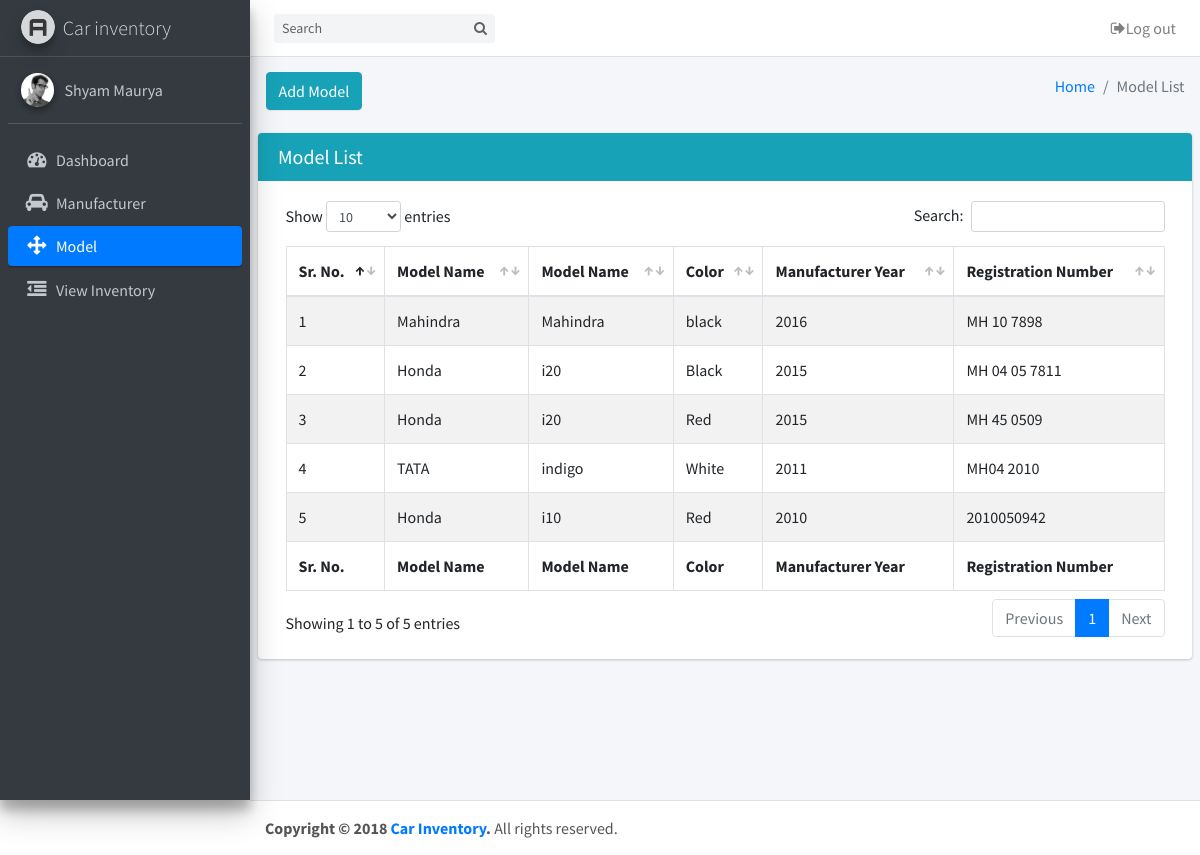
The page /model_list.php (signed in) on the database its author committed.
### tables this page shows
CREATE TABLE `sm_car_models` (
  `ModelId` int(11) NOT NULL,
  `MfId` int(11) NOT NULL,
  `ModelName` varchar(255) NOT NULL,
  `Color` varchar(50) NOT NULL,
  `MfYear` varchar(50) NOT NULL,
  `RegistrationNumber` varchar(50) NOT NULL,
  `Note` text NOT NULL,
  `Img1` varchar(255) NOT NULL,
  `Img2` varchar(50) NOT NULL,
  `IsActive` int(11) NOT NULL COMMENT '1 for active 0 for sold',
  `CreatedBy` int(11) NOT NULL,
  `CreatedOn` datetime NOT NULL,
  `RevisedBy` int(11) NOT NULL,
  `RevisedOn` datetime NOT NULL
);

CREATE TABLE `sm_manufacturer` (
  `MfId` int(11) NOT NULL,
  `Manufacturer` varchar(255) NOT NULL,
  `IsActive` int(11) NOT NULL DEFAULT '1' COMMENT '0 for block 1 for Active',
  `CreatedBy` int(11) NOT NULL,
  `CreatedOn` datetime NOT NULL,
  `RevisedBy` int(11) NOT NULL,
  `RevisedOn` datetime NOT NULL
);

### classes/model.php (called while the page is built, shortened)
<?php
require_once 'config.php';
class Model{
    function getAllModel() {
        global $conn;
        $arr_records = array();
        $sql = "SELECT sm_car_models.*,sm_manufacturer.Manufacturer as ManufacturerName FROM `sm_car_models` JOIN sm_manufacturer ON sm_manufacturer.MfId=sm_car_models.MfId  ORDER BY ModelId DESC ";
        $result = $conn->query($sql);
        $count = $result->rowCount();
        if (($result) && (($count) > 0)) {
            while ($row = $result->fetch(PDO::FETCH_ASSOC)) {
                $arr_records[] = $row;
            }
        }
        return $arr_records;
    }
}
?>

### model_list.php (the view, shortened to what this page needs)
<?php
$objMod = new Model();
$modelArr = $objMod->getAllModel();
?>
<!DOCTYPE html>
<html>
<head>
  <link rel="stylesheet" href="https://maxcdn.bootstrapcdn.com/font-awesome/4.4.0/css/font-awesome.min.css">
  <link rel="stylesheet" href="https://code.ionicframework.com/ionicons/2.0.1/css/ionicons.min.css">
  <link rel="stylesheet" href="plugins/datatables/dataTables.bootstrap4.min.css">
  <link rel="stylesheet" href="dist/css/adminlte.min.css">
</head>
<body class="hold-transition sidebar-mini">
<div class="wrapper">
 <?php include_once('include/head.php');?>
 <?php include_once('include/sidebar.php'); ?>
  <div class="content-wrapper">
    <section class="content-header">
      <div class="container-fluid">
        <div class="row mb-2">
          <div class="col-sm-6">
        <a type="button" class="btn btn-info" href="add_model.php">Add Model</a>
          </div>
          <div class="col-sm-6">
            <ol class="breadcrumb float-sm-right">
              <li class="breadcrumb-item"><a href="index.php">Home</a></li>
              <li class="breadcrumb-item active">Model List</li>
            </ol>
          </div>
        </div>
      </div>
    </section>
    <section class="content">
      <div class="row">
        <div class="col-12">
            <div class="card card-info">
            <div class="card-header">
              <h3 class="card-title"> Model List</h3>
            </div>
            <div class="card-body">
              <table id="example1" class="table table-bordered table-striped">
                <thead>
                <tr>
                  <th>Sr. No.</th>
                  <th>Model Name</th>
                  <th>Model Name</th>
                  <th>Color </th>
                  <th>Manufacturer Year</th>
                  <th>Registration Number</th>
                </tr>
                </thead>
                <tbody>
                  <?php
                      $cnt=0;
                      foreach($modelArr as $key=>$val){
                        $cnt++;
                        ?>
                        <tr role="row" <?php if($cnt%2!=0){ echo "class="."odd";} else{ echo "class="."even";}?>>
                        <td><?php print $cnt;?></td>
                         <td><?php print $val['ManufacturerName'];?></td>
                        <td><?php print $val['ModelName'];?></td>
                         <td><?php print $val['Color'];?></td>
                        <td><?php print $val['MfYear'];?></td>
                         <td><?php print $val['RegistrationNumber'];?></td>
                        <?php
                      }?>
                </tbody>
                <tfoot>
                <tr>
                  <th>Sr. No.</th>
                  <th>Model Name</th>
                  <th>Model Name</th>
                  <th>Color </th>
                  <th>Manufacturer Year</th>
                  <th>Registration Number</th>
                </tr>
                </tfoot>
              </table>
            </div>
          </div>
        </div>
      </div>
    </section>
  </div>
<?php include_once('include/footer.php');?>
</div>
</body>
</html>

### rows shown on the page
sm_car_models: MfId.Manufacturer "Mahindra", ModelName "Mahindra", Color "black", MfYear "2016", RegistrationNumber "MH 10 7898"
sm_car_models: MfId.Manufacturer "Honda", ModelName "i20", Color "Black", MfYear "2015", RegistrationNumber "MH 04 05 7811"
sm_car_models: MfId.Manufacturer "Honda", ModelName "i20", Color "Red", MfYear "2015", RegistrationNumber "MH 45 0509"
sm_car_models: MfId.Manufacturer "TATA", ModelName "indigo", Color "White", MfYear "2011", RegistrationNumber "MH04 2010"
sm_car_models: MfId.Manufacturer "Honda", ModelName "i10", Color "Red", MfYear "2010", RegistrationNumber "2010050942"

### other values the page prints
$_SESSION['Name'] "Shyam Maurya"
